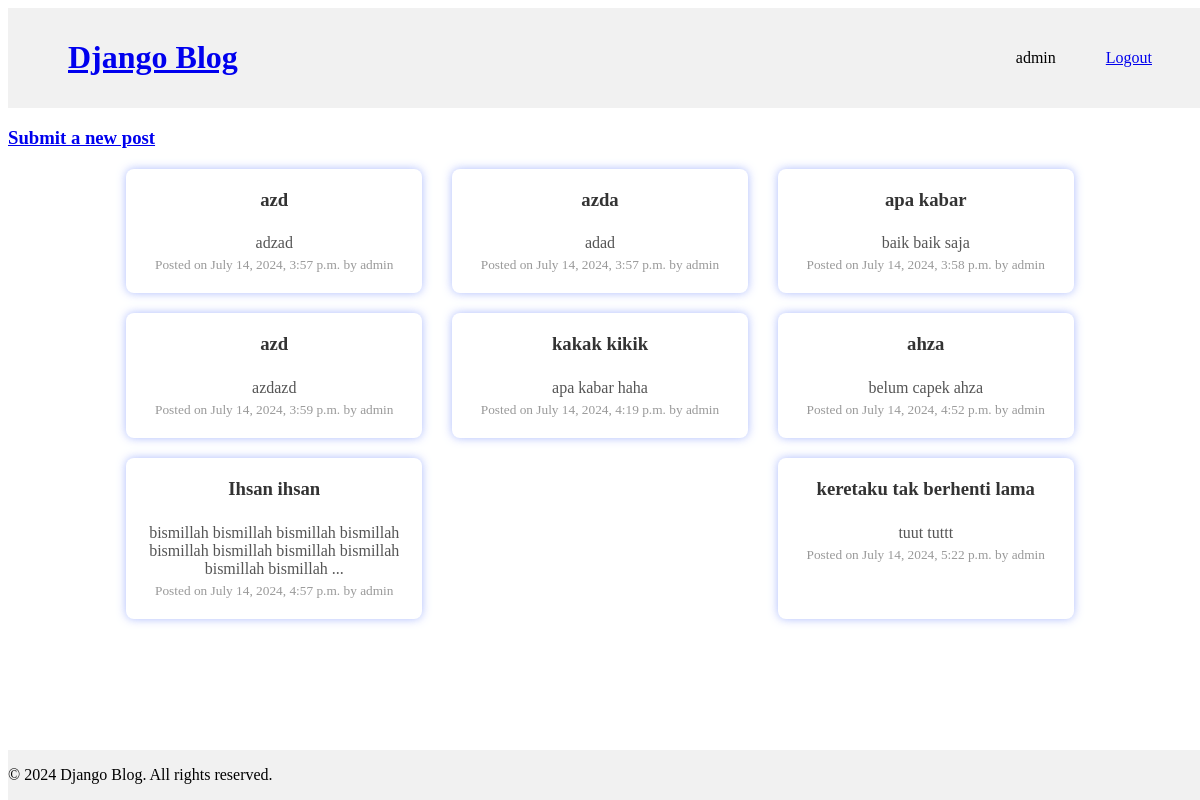
Before: /blogs/ (signed in) with the older database file.
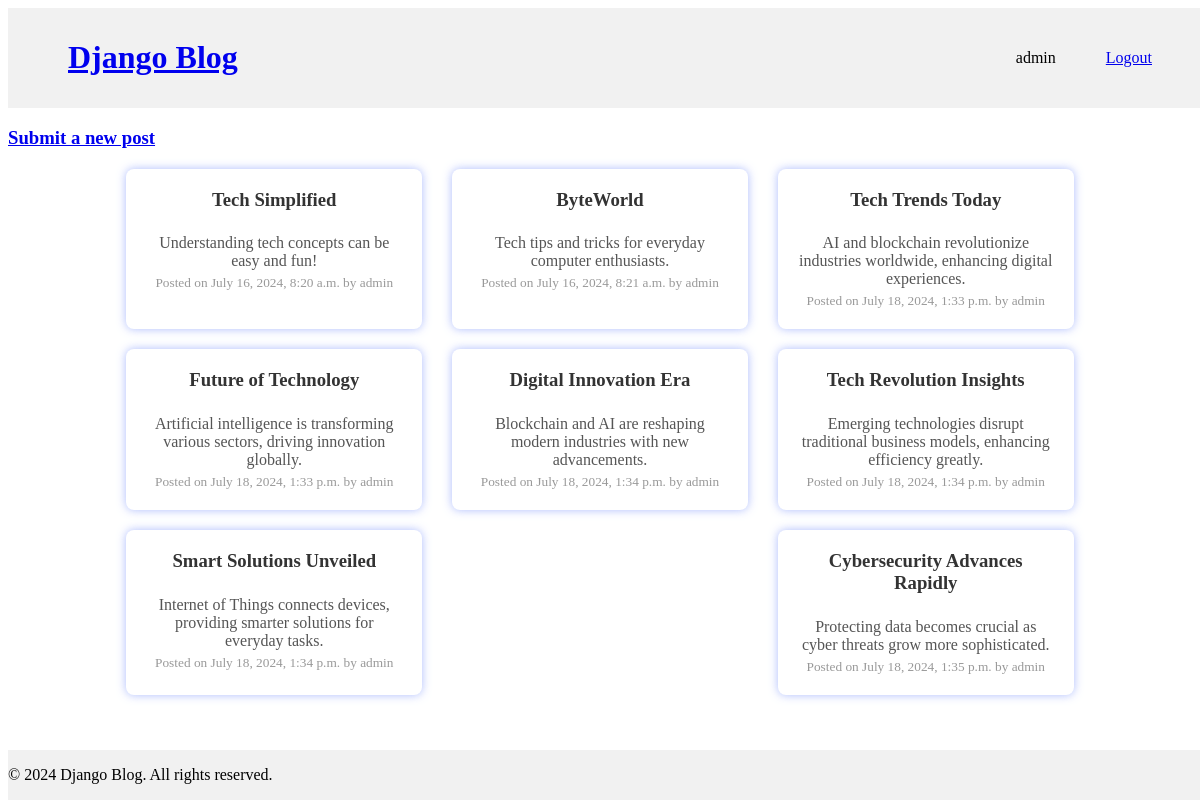
After: the same page with the newer database file.
### blogs/models.py (models this page shows, shortened)
class Post(models.Model):
    user = models.ForeignKey(User, on_delete=models.CASCADE)
    title = models.CharField(max_length=100)
    content = models.TextField()
    date_posted = models.DateTimeField(default=timezone.now)

### blogs/views.py (the view)
# urls.py: path("", views.blog, name='blog'),
@login_required
def blog(request):
    form = PostForm(request.POST)
    posts = Post.objects.filter(user=request.user)
    for post in posts:
        post.content = post.content[:100] + '...' if len(post.content) > 100 else post.content
    return render(request, "blogs/blogs.html", {"form": form, "posts": posts})

### blogs/templates/blogs/blogs.html (shortened to what this page needs)
{% load static %}
<!DOCTYPE html>
<html lang="en">
<head>
    <link rel="stylesheet" href="{% static 'blogs/blogs.css' %}">
</head>
<body>
    {% include 'header.html' %}
    <div class="submitPost">
        <h3>
            <a href={% url 'submitPost' %}>Submit a new post </a>
        </h3>
    </div>
    <div class="posts-container">
        {% for post in posts %}
            <div class="post" data-url="{% url 'detailPost' post.pk %}">
                <h3>{{ post.title }}</h3>
                <p>{{ post.content }}</p>
                <small>Posted on {{ post.date_posted }} by {{ post.user.username }}</small>
            </div>
        {% empty %}
            <p class="no-posts">There no is post yet </p>
        {% endfor %}
    </div>
    {% include 'footer.html' %}
</body>
</html>

Changed rows visible on the page:
removed Post: title "azd", content "adzad", date_posted "July 14, 2024, 3:57 p.m.", user.username "admin"
removed Post: title "azda", content "adad", date_posted "July 14, 2024, 3:57 p.m.", user.username "admin"
removed Post: title "apa kabar", content "baik baik saja", date_posted "July 14, 2024, 3:58 p.m.", user.username "admin"
removed Post: title "azd", content "azdazd", date_posted "July 14, 2024, 3:59 p.m.", user.username "admin"
removed Post: title "kakak kikik", content "apa kabar haha", date_posted "July 14, 2024, 4:19 p.m.", user.username "admin"
removed Post: title "ahza", content "belum capek ahza", date_posted "July 14, 2024, 4:52 p.m.", user.username "admin"
removed Post: title "Ihsan ihsan", content "bismillah bismillah bismillah bismillah bismillah bismillah bismillah bismillah bismillah bismillah ...", date_posted "July 14, 2024, 4:57 p.m.", user.username "admin"
removed Post: title "keretaku tak berhenti lama", content "tuut tuttt", date_posted "July 14, 2024, 5:22 p.m.", user.username "admin"
added Post: title "Tech Simplified", content "Understanding tech concepts can be easy and fun!", date_posted "July 16, 2024, 8:20 a.m.", user.username "admin"
added Post: title "ByteWorld", content "Tech tips and tricks for everyday computer enthusiasts.", date_posted "July 16, 2024, 8:21 a.m.", user.username "admin"
added Post: title "Tech Trends Today", content "AI and blockchain revolutionize industries worldwide, enhancing digital experiences.", date_posted "July 18, 2024, 1:33 p.m.", user.username "admin"
added Post: title "Future of Technology", content "Artificial intelligence is transforming various sectors, driving innovation globally.", date_posted "July 18, 2024, 1:33 p.m.", user.username "admin"
added Post: title "Digital Innovation Era", content "Blockchain and AI are reshaping modern industries with new advancements.", date_posted "July 18, 2024, 1:34 p.m.", user.username "admin"
added Post: title "Tech Revolution Insights", content "Emerging technologies disrupt traditional business models, enhancing efficiency greatly.", date_posted "July 18, 2024, 1:34 p.m.", user.username "admin"
added Post: title "Smart Solutions Unveiled", content "Internet of Things connects devices, providing smarter solutions for everyday tasks.", date_posted "July 18, 2024, 1:34 p.m.", user.username "admin"
added Post: title "Cybersecurity Advances Rapidly", content "Protecting data becomes crucial as cyber threats grow more sophisticated.", date_posted "July 18, 2024, 1:35 p.m.", user.username "admin"
